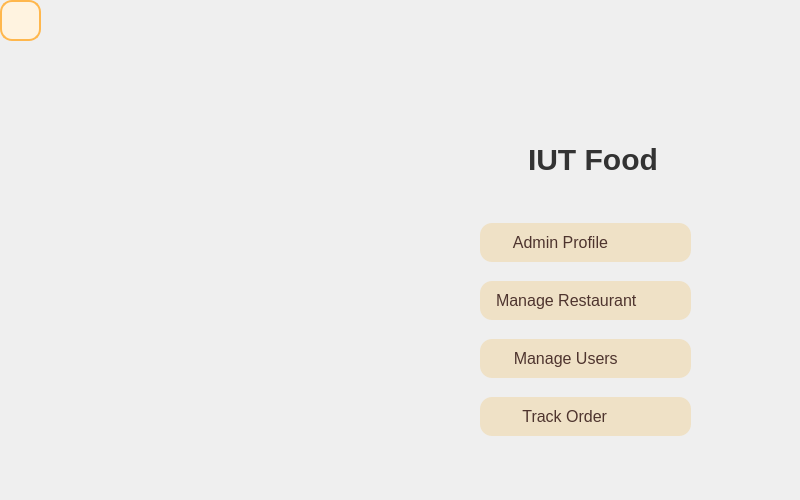
<?xml version="1.0" encoding="UTF-8"?>
<ui version="4.0">
 <class>HomeAdmin</class>
 <widget class="QWidget" name="HomeAdmin">
  <property name="geometry">
   <rect>
    <x>0</x>
    <y>0</y>
    <width>800</width>
    <height>500</height>
   </rect>
  </property>
  <property name="minimumSize">
   <size>
    <width>800</width>
    <height>500</height>
   </size>
  </property>
  <property name="maximumSize">
   <size>
    <width>800</width>
    <height>500</height>
   </size>
  </property>
  <property name="windowTitle">
   <string>Form</string>
  </property>
  <widget class="QLabel" name="label">
   <property name="geometry">
    <rect>
     <x>-10</x>
     <y>-20</y>
     <width>421</width>
     <height>541</height>
    </rect>
   </property>
   <property name="text">
    <string/>
   </property>
   <property name="pixmap">
    <pixmap resource="Source.qrc">:/ImageFolder/AdminHome.png</pixmap>
   </property>
   <property name="scaledContents">
    <bool>true</bool>
   </property>
  </widget>
  <widget class="QLabel" name="label_2">
   <property name="geometry">
    <rect>
     <x>400</x>
     <y>-10</y>
     <width>431</width>
     <height>521</height>
    </rect>
   </property>
   <property name="text">
    <string/>
   </property>
   <property name="pixmap">
    <pixmap resource="Source.qrc">:/ImageFolder/AdminHome (1).jpg</pixmap>
   </property>
  </widget>
  <widget class="QWidget" name="verticalLayoutWidget">
   <property name="geometry">
    <rect>
     <x>510</x>
     <y>10</y>
     <width>161</width>
     <height>181</height>
    </rect>
   </property>
   <layout class="QVBoxLayout" name="verticalLayout">
    <item>
     <widget class="QLabel" name="label_3">
      <property name="minimumSize">
       <size>
        <width>159</width>
        <height>111</height>
       </size>
      </property>
      <property name="maximumSize">
       <size>
        <width>159</width>
        <height>111</height>
       </size>
      </property>
      <property name="text">
       <string/>
      </property>
      <property name="pixmap">
       <pixmap resource="Source.qrc">:/ImageFolder/IUTfood.png</pixmap>
      </property>
      <property name="scaledContents">
       <bool>true</bool>
      </property>
     </widget>
    </item>
    <item>
     <widget class="QLabel" name="label_4">
      <property name="minimumSize">
       <size>
        <width>159</width>
        <height>61</height>
       </size>
      </property>
      <property name="maximumSize">
       <size>
        <width>159</width>
        <height>61</height>
       </size>
      </property>
      <property name="styleSheet">
       <string notr="true">QLabel {
    font-family: &quot;Segoe UI&quot;, &quot;Vazir&quot;, sans-serif;
    font-size: 30px;
    font-weight: bold;
    color: #333333;
    padding: 10px;
    qproperty-alignment: AlignCenter;
    text-shadow: 1px 1px 1px rgba(0,0,0,0.1);
	border: none;
    background-color: transparent;
}</string>
      </property>
      <property name="text">
       <string>IUT Food</string>
      </property>
     </widget>
    </item>
   </layout>
  </widget>
  <widget class="QWidget" name="verticalLayoutWidget_2">
   <property name="geometry">
    <rect>
     <x>480</x>
     <y>210</y>
     <width>211</width>
     <height>241</height>
    </rect>
   </property>
   <layout class="QVBoxLayout" name="verticalLayout_3">
    <item>
     <widget class="QPushButton" name="admin_profile_pushButton">
      <property name="styleSheet">
       <string notr="true">QPushButton {
    background-color: #EFE1C6; /* کرم */
    color: #4E342E;            /* قهوه‌ای تیره */
    border: none;
    border-radius: 12px;
    padding: 10px 16px;
    font-family: 'Segoe UI', sans-serif;
    font-size: 16px;
    text-align: left;
    qproperty-iconSize: 24px 24px;
}

QPushButton:hover {
    background-color: #E2D2B0; /* هاور: کرم تیره‌تر */
}

QPushButton:pressed {
    background-color: #D6C3A5; /* حالت کلیک‌شده */
}

QPushButton:focus {
    outline: none;
    border: 2px solid #C0A98F; /* تمرکز */
}
</string>
      </property>
      <property name="text">
       <string>    Admin Profile</string>
      </property>
      <property name="icon">
       <iconset resource="Source.qrc">
        <normaloff>:/ImageFolder/AdminProfile.png</normaloff>:/ImageFolder/AdminProfile.png</iconset>
      </property>
     </widget>
    </item>
    <item>
     <widget class="QPushButton" name="manage_Restaurant_pushButton">
      <property name="styleSheet">
       <string notr="true">QPushButton {
    background-color: #EFE1C6; /* کرم */
    color: #4E342E;            /* قهوه‌ای تیره */
    border: none;
    border-radius: 12px;
    padding: 10px 16px;
    font-family: 'Segoe UI', sans-serif;
    font-size: 16px;
    text-align: left;
    qproperty-iconSize: 24px 24px;
}

QPushButton:hover {
    background-color: #E2D2B0; /* هاور: کرم تیره‌تر */
}

QPushButton:pressed {
    background-color: #D6C3A5; /* حالت کلیک‌شده */
}

QPushButton:focus {
    outline: none;
    border: 2px solid #C0A98F; /* تمرکز */
}
</string>
      </property>
      <property name="text">
       <string>Manage Restaurant</string>
      </property>
      <property name="icon">
       <iconset resource="Source.qrc">
        <normaloff>:/ImageFolder/MangeRestaurant.png</normaloff>:/ImageFolder/MangeRestaurant.png</iconset>
      </property>
      <property name="iconSize">
       <size>
        <width>24</width>
        <height>24</height>
       </size>
      </property>
     </widget>
    </item>
    <item>
     <widget class="QPushButton" name="manage_users_pushButton">
      <property name="styleSheet">
       <string notr="true">QPushButton {
    background-color: #EFE1C6; /* کرم */
    color: #4E342E;            /* قهوه‌ای تیره */
    border: none;
    border-radius: 12px;
    padding: 10px 16px;
    font-family: 'Segoe UI', sans-serif;
    font-size: 16px;
    text-align: left;
    qproperty-iconSize: 24px 24px;
}

QPushButton:hover {
    background-color: #E2D2B0; /* هاور: کرم تیره‌تر */
}

QPushButton:pressed {
    background-color: #D6C3A5; /* حالت کلیک‌شده */
}

QPushButton:focus {
    outline: none;
    border: 2px solid #C0A98F; /* تمرکز */
}
</string>
      </property>
      <property name="text">
       <string>    Manage Users</string>
      </property>
      <property name="icon">
       <iconset resource="Source.qrc">
        <normaloff>:/ImageFolder/ManageUsers.png</normaloff>:/ImageFolder/ManageUsers.png</iconset>
      </property>
      <property name="iconSize">
       <size>
        <width>24</width>
        <height>24</height>
       </size>
      </property>
     </widget>
    </item>
    <item>
     <widget class="QPushButton" name="Track_order_pushButton">
      <property name="styleSheet">
       <string notr="true">QPushButton {
    background-color: #EFE1C6; /* کرم */
    color: #4E342E;            /* قهوه‌ای تیره */
    border: none;
    border-radius: 12px;
    padding: 10px 16px;
    font-family: 'Segoe UI', sans-serif;
    font-size: 16px;
    text-align: left;
    qproperty-iconSize: 24px 24px;
}

QPushButton:hover {
    background-color: #E2D2B0; /* هاور: کرم تیره‌تر */
}

QPushButton:pressed {
    background-color: #D6C3A5; /* حالت کلیک‌شده */
}

QPushButton:focus {
    outline: none;
    border: 2px solid #C0A98F; /* تمرکز */
}
</string>
      </property>
      <property name="text">
       <string>      Track Order</string>
      </property>
      <property name="icon">
       <iconset resource="Source.qrc">
        <normaloff>:/ImageFolder/OrderTrack.png</normaloff>:/ImageFolder/OrderTrack.png</iconset>
      </property>
      <property name="iconSize">
       <size>
        <width>24</width>
        <height>24</height>
       </size>
      </property>
     </widget>
    </item>
   </layout>
  </widget>
  <widget class="QPushButton" name="back_pushButton">
   <property name="geometry">
    <rect>
     <x>0</x>
     <y>0</y>
     <width>41</width>
     <height>41</height>
    </rect>
   </property>
   <property name="styleSheet">
    <string notr="true">QPushButton#back_pushButton {
    background-color: #FFF3E0;               /* کرم روشن */
    color: #FF5722;                          /* متن نارنجی */
    font: bold 10pt &quot;Segoe UI&quot;;
    border: 2px solid #FFB74D;
    border-radius: 12px;
    padding: 6px 12px;
    icon-size: 18px 18px;                   /* اندازه آیکون */
}

QPushButton#back_pushButton:hover {
    background-color: #FFE0B2;               /* روشن‌تر هنگام هاور */
    color: #E64A19;                          /* متن تیره‌تر */
    border: 2px solid #FFA726;
}
</string>
   </property>
   <property name="text">
    <string/>
   </property>
   <property name="icon">
    <iconset resource="Source.qrc">
     <normaloff>:/ImageFolder/Back.png</normaloff>:/ImageFolder/Back.png</iconset>
   </property>
  </widget>
 </widget>
 <resources>
  <include location="Source.qrc"/>
 </resources>
 <connections/>
</ui>
